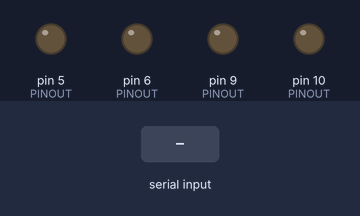
Simulated run of this program. Board: Arduino Leonardo, built with avr-gcc and run on an emulated ATmega32U4. Parts: output pins drawn as LEDs (lit = HIGH). The test bench sets the inputs (shaded band).

Above: at 1.2 s.
1.3 s: "90,45\n" received over Serial
At 2.0 s:
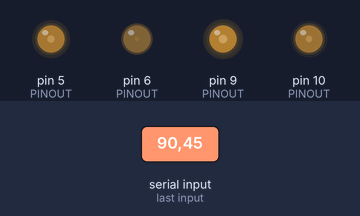
2.8 s: "30,150\n" received over Serial
At 3.2 s:
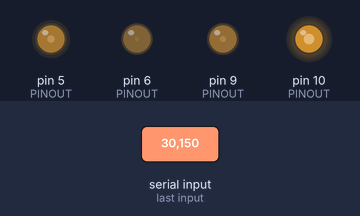
4.3 s: "90\n" received over Serial
At 5.5 s:
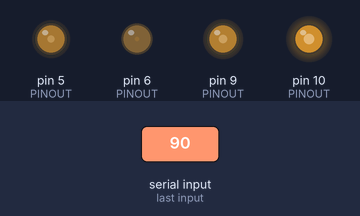
5.8 s: "200\n" received over Serial
At 6.7 s:
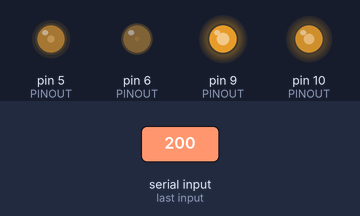
Timing chart, 0 to 8.3 s (numbered marks = the images above; inputs shaded):
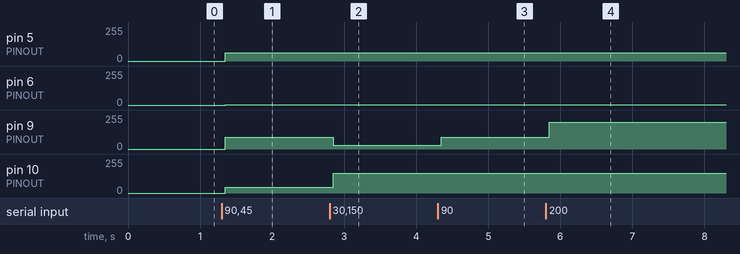

The program:

main.cpp
```cpp
#include <Arduino.h>

// #define DEBUG

enum PINOUT {
    PIN_LED_RED,
    PIN_LED_GREEN,
    PIN_LED_BLUE,
    PIN_LED_WHITE,
    PIN_COUNT,
};

const static int PINOUT[PIN_COUNT] = {
    [PIN_LED_RED] = 9,
    [PIN_LED_GREEN] = 10,
    [PIN_LED_BLUE] = 5,
    [PIN_LED_WHITE] = 6,
};

typedef struct {
    uint8_t r;
    uint8_t g;
    uint8_t b;
    uint8_t w;
} ColorRBGW;


bool is_valid_param(String s)
{
    for (size_t i = 0; i < s.length(); i++)
    {
        if (!isdigit(s.charAt(i)))
            return false;
    }
    return true;
}

void print_string(String name, String s)
{
    Serial.print(name);
    Serial.print(" [");
    Serial.print(s);
    Serial.println("]");
}

int parse_serial(String str, ColorRBGW *c)
{
    uint8_t *base = &(*c).r;
    str.trim();

    const char *s = str.c_str();
    size_t i = 0;
    while (*s && i <= 4)
    {
        while (*s && !isdigit(*s))
            s++;
        int val = atoi(s);
        base[i] = val;
        while (*s && isdigit(*s))
            s++;
        i++;
    }


    return 1;
}

void set_pwm(ColorRBGW c)
{
    uint8_t *base = &c.r;
    for (size_t i = 0; i < PIN_COUNT; i++)
    {
        uint8_t color = (uint8_t) base[i];
        analogWrite(PINOUT[i], color);

#ifdef DEBUG
        Serial.print("writing to pin: ");
        Serial.print(PINOUT[i]);
        Serial.print(" with value: ");
        Serial.println(color);
#endif
    }
}

void print_color(ColorRBGW *c)
{
    Serial.print("r: ");
    Serial.println(c->r);
    Serial.print("g: ");
    Serial.println(c->g);
    Serial.print("b: ");
    Serial.println(c->b);
    Serial.print("w: ");
    Serial.println(c->w);
}

void setup()
{
    Serial.begin(115200);
    Serial.setTimeout(50);
}

void loop()
{
    if (Serial.available())
    {
        ColorRBGW c;
        int pwm_val = parse_serial(Serial.readString(), &c);
        if (pwm_val == -1)
        {
#ifdef DEBUG
            Serial.println("Error invalid value try [0-255]");
#endif
        }
        else
        {
#ifdef DEBUG
            print_color(&c);
#endif
            set_pwm(c);
        }

    }
}
```

Measured:
- after the input at 1.3 s, pin 5 (PINOUT): 0/255 → 63/255 after 0.05 s; pin 6 (PINOUT): 0/255 → 1/255 after 0.05 s; pin 9 (PINOUT): 0/255 → 90/255 after 0.05 s; pin 10 (PINOUT): 0/255 → 45/255 after 0.05 s
- after the input at 2.8 s, pin 9 (PINOUT): 90/255 → 30/255 after 0.05 s; pin 10 (PINOUT): 45/255 → 150/255 after 0.05 s
- after the input at 4.3 s, pin 9 (PINOUT): 30/255 → 90/255 after 0.05 s
- after the input at 5.8 s, pin 9 (PINOUT): 90/255 → 200/255 after 0.05 s
